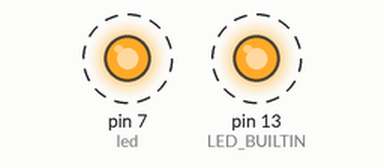
Bench run of a sketch on a simulated Arduino Uno, built with avr-gcc and run on an emulated ATmega328P. On the bench: output pins drawn as LEDs (lit = HIGH). Dashed ring = blinking.

Above: at 0.05 s.
Timing chart, 0 to 3.0 s (numbered marks = the images above):
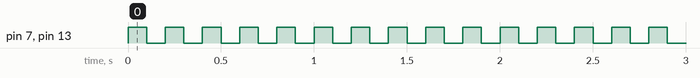

The sketch:

Blink.ino
```cpp
// the setup function runs once when you press reset or power the board
const int led=7;
void setup() {
  // initialize digital pin LED_BUILTIN as an output.
  pinMode(LED_BUILTIN, OUTPUT);
  pinMode(led, OUTPUT);
}

// the loop function runs over and over again forever
void loop() {
  digitalWrite(LED_BUILTIN, HIGH);
  digitalWrite(led, HIGH);  // turn the LED on (HIGH is the voltage level)
  delay(100);                      // wait for a second
  digitalWrite(LED_BUILTIN, LOW);
  digitalWrite(led, LOW);  // turn the LED off by making the voltage LOW
  delay(100);
  //digitalRead()                  // wait for a second
}
```

Measured:
- by itself, pin 7 (led), pin 13 (LED_BUILTIN): alternates HIGH for 0.10 s and LOW for 0.10 s
